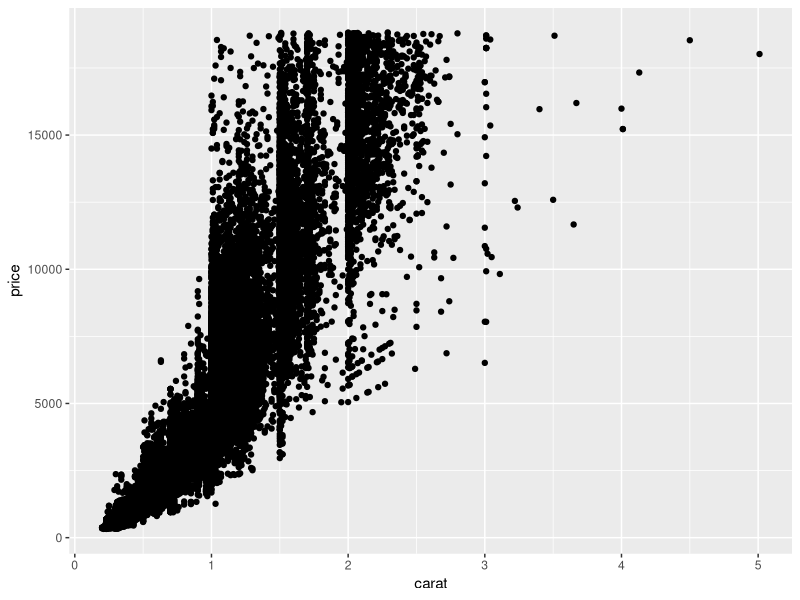
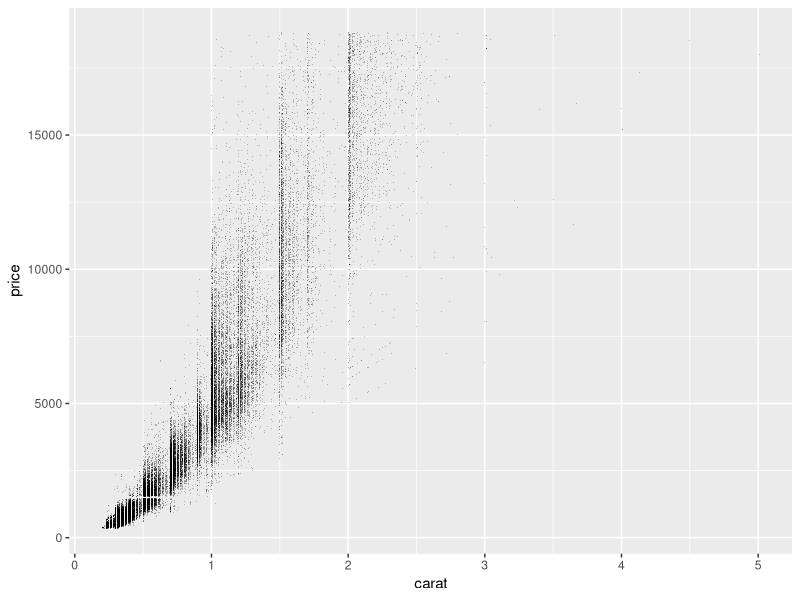

Source code (R) for these figures, in order:
# Data Viz coding challenge, 
# DSI-2022-01
# Diamonds - High-density data

# Load packages
library(tidyverse)

# Data
diamonds

# price vs carat (cont ~ cont)
ggplot(diamonds, aes(carat, price)) +
  geom_point()

# How to deal with overplotting
# jittering is NOT approriate here
# shape = 1 helps a bit, but not much
# alpha = set transparency this would help see distributions
# size = smallest -> shape = ".", or set size = integer

ggplot(diamonds, aes(carat, price)) +
  geom_point(alpha = 0.25, shape = ".")


# Other geoms for high-density plots (GOLD = Graphics of Large Datasets)
